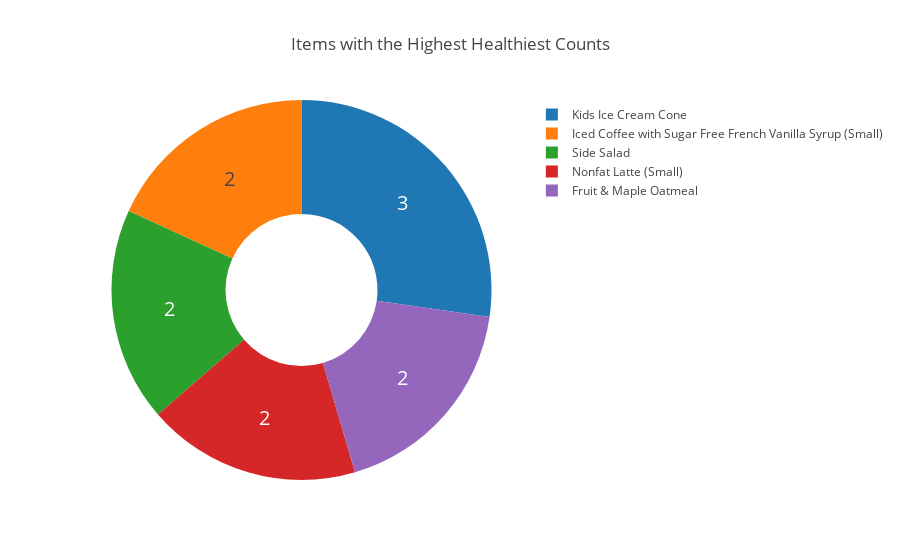

Notebook cell for this chart:
### Code cell
healthiest_counts = potentialHealthiest.groupby('Item').size().reset_index(name='Count').sort_values(by='Count', ascending=False).head(5)

trace = Pie(
    labels=healthiest_counts['Item'],
    values=healthiest_counts['Count'],
    hoverinfo='label',
    textinfo='value',
    textfont=dict(size=20),
    hole=.4,
)

data = [trace]
layout = Layout(title="Items with the Highest Healthiest Counts")
figure = Figure(data=data, layout=layout)
iplot(figure)

### Figure 1 — Plotly figure (JSON) as saved in the notebook; plotly's stock layout.template omitted (floating-point values rounded to 4 significant figures)
{"data": [{"hole": 0.4, "hoverinfo": "label", "labels": ["Kids Ice Cream Cone", "Iced Coffee with Sugar Free French Vanilla Syrup (Small)", "Side Salad", "Nonfat Latte (Small)", "Fruit & Maple Oatmeal"], "textfont": {"size": 20}, "textinfo": "value", "type": "pie", "values": [3, 2, 2, 2, 2]}], "layout": {"title": "Items with the Highest Healthiest Counts"}}
